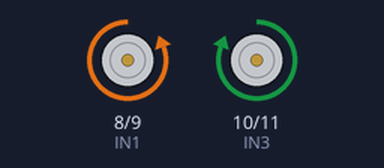
Bench run of a sketch on a simulated Arduino Uno, built with avr-gcc and run on an emulated ATmega328P. On the bench: motor-driver pin pairs drawn as motors (green arrow = first pin HIGH = forward, orange = second pin HIGH = backward, longer = more drive, scaled by the enable pin). Random numbers use the default seed unless the sketch sets one.

Above: at 0.22 s.
At 19.7 s:
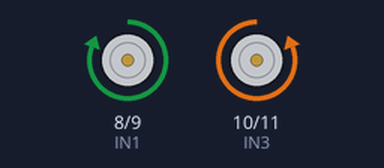
At 27.1 s:
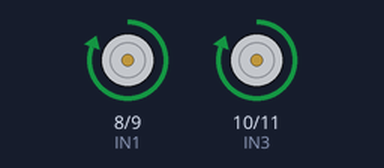
At 37.8 s:
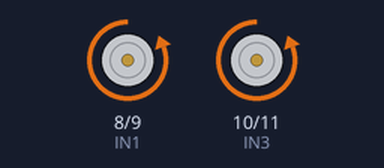
Timing chart, 0 to 40.0 s (numbered marks = the images above):
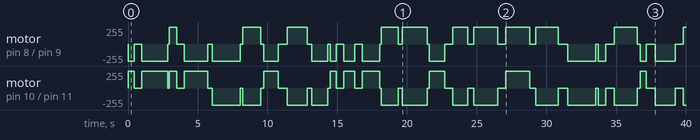

The sketch:

dancing_robot.ino
```cpp
#define ENA 5
#define IN1 8
#define IN2 9

#define ENB 6
#define IN3 10
#define IN4 11

#define SPEED 255

void setup() {
  pinMode(ENA, OUTPUT);
  pinMode(IN1, OUTPUT);
  pinMode(IN2, OUTPUT);

  pinMode(ENB, OUTPUT);
  pinMode(IN3, OUTPUT);
  pinMode(IN4, OUTPUT);

  randomSeed(analogRead(A0));

  stopCar();
}

void loop() {

  int moveType = random(0, 6);

  switch (moveType) {

    case 0:
      forward();
      delay(random(500, 2500));
      break;

    case 1:
      backward();
      delay(random(500, 2500));
      break;

    case 2:
      left();
      delay(random(300, 1800));
      break;

    case 3:
      right();
      delay(random(300, 1800));
      break;

    case 4:
      rotateLeft();
      delay(random(700, 2200));
      break;

    case 5:
      rotateRight();
      delay(random(700, 2200));
      break;
  }

  // Small random pause
  stopCar();
  delay(random(100, 700));
}


// ---------- FORWARD ----------
void forward() {
  analogWrite(ENA, SPEED);
  analogWrite(ENB, SPEED);

  digitalWrite(IN1, HIGH);
  digitalWrite(IN2, LOW);

  digitalWrite(IN3, HIGH);
  digitalWrite(IN4, LOW);
}


// ---------- BACKWARD ----------
void backward() {
  analogWrite(ENA, SPEED);
  analogWrite(ENB, SPEED);

  digitalWrite(IN1, LOW);
  digitalWrite(IN2, HIGH);

  digitalWrite(IN3, LOW);
  digitalWrite(IN4, HIGH);
}


// ---------- LEFT ----------
void left() {
  analogWrite(ENA, SPEED);
  analogWrite(ENB, SPEED);

  digitalWrite(IN1, LOW);
  digitalWrite(IN2, HIGH);

  digitalWrite(IN3, HIGH);
  digitalWrite(IN4, LOW);
}


// ---------- RIGHT ----------
void right() {
  analogWrite(ENA, SPEED);
  analogWrite(ENB, SPEED);

  digitalWrite(IN1, HIGH);
  digitalWrite(IN2, LOW);

  digitalWrite(IN3, LOW);
  digitalWrite(IN4, HIGH);
}


// ---------- ROTATE LEFT ----------
void rotateLeft() {
  analogWrite(ENA, SPEED);
  analogWrite(ENB, SPEED);

  digitalWrite(IN1, LOW);
  digitalWrite(IN2, HIGH);

  digitalWrite(IN3, HIGH);
  digitalWrite(IN4, LOW);
}


// ---------- ROTATE RIGHT ----------
void rotateRight() {
  analogWrite(ENA, SPEED);
  analogWrite(ENB, SPEED);

  digitalWrite(IN1, HIGH);
  digitalWrite(IN2, LOW);

  digitalWrite(IN3, LOW);
  digitalWrite(IN4, HIGH);
}


// ---------- STOP ----------
void stopCar() {
  analogWrite(ENA, 0);
  analogWrite(ENB, 0);

  digitalWrite(IN1, LOW);
  digitalWrite(IN2, LOW);

  digitalWrite(IN3, LOW);
  digitalWrite(IN4, LOW);
}
```

Measured:
- by itself, motor on pin 8 (IN1) / pin 9 (IN2): stopped → backward 255/255 at 0.00 s, → stopped 0.44 s later, → backward 255/255 0.53 s later, → stopped 1.9 s later, … (49 changes in this stretch)
- by itself, motor on pin 10 (IN3) / pin 11 (IN4): stopped → forward 255/255 at 0.00 s, → stopped 0.44 s later, → forward 255/255 0.53 s later, → stopped 1.9 s later, … (49 changes in this stretch)
